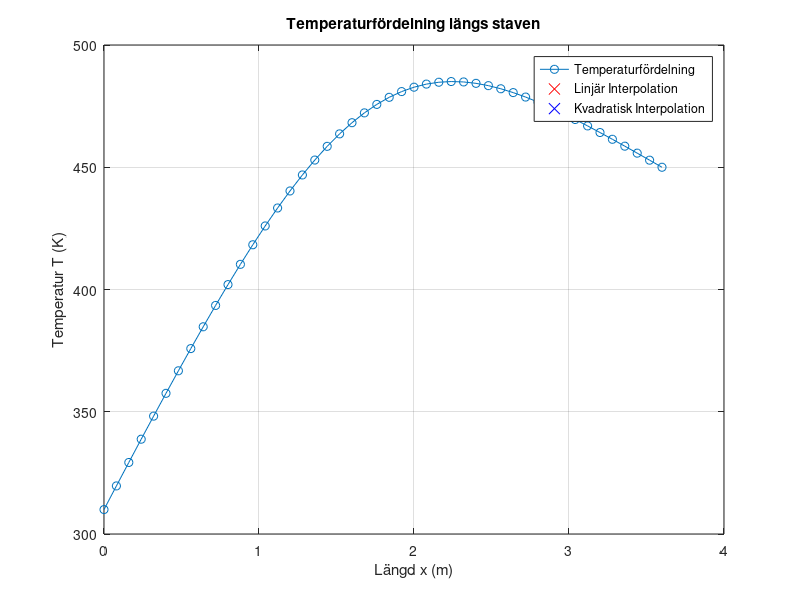

Recreate this plot in MATLAB.
clear;
clc;

% Parametrar
L = 3.60;    % Längden på staven i meter
x_target = 2.96;  % Punkten där vi vill undersöka temperaturen
T0 = 310;   % Temperatur vid början av staven (vid x = 0)
TL = 450;   % Temperatur vid slutet av staven (vid x = L)

% Starta med ett litet antal delintervall och öka tills vi hittar en lämplig
found = false;
n = 1;
while ~found
    n = n + 1;
    h = L / n;  % Diskretiseringssteg
    x = linspace(0, L, n+1);  % Skapa x-värden jämnt fördelade över intervallet [0, L]
    % Kontrollera om x_target är en nodpunkt
    if any(abs(x - x_target) < 1e-10)
        found = true;
    end
end

fprintf('Det minsta antalet delintervall för att undersöka temperaturen vid x = %.2f är %.0f\n', x_target, n);

% Fortsätt med beräkningen för att undersöka temperaturen vid x = 2.96
% Skapa matris och högerled
A = zeros(n+1);
b = zeros(n+1, 1);

% Värden för k(x) och Q(x)
k = @(x) 3 + x / 7;
Q = @(x) 280 * exp(-(x - L/2).^2);

% Fyll matris A och vektor b
for i = 2:n
    xi = x(i);
    A(i, i-1) = k(xi-h/2) / h^2;
    A(i, i) = - (k(xi-h/2) + k(xi+h/2)) / h^2;
    A(i, i+1) = k(xi+h/2) / h^2;
    b(i) = -Q(xi);
end

% Randvillkor
A(1, 1) = 1;
b(1) = T0;
A(n+1, n+1) = 1;
b(n+1) = TL;

% Lös systemet
T = A \ b;

% Beräkna temperaturen vid x_target med linjär interpolation
T_target_lin = interp1(x, T, x_target, 'linear');

% Beräkna temperaturen vid x_target med kvadratisk interpolation
if x_target <= x(end-1)
    idx = find(x < x_target, 1, 'last');
    if idx <= length(x) - 2
        xi = x(idx:idx+2);
        Ti = T(idx:idx+2);
        polyCoeff = polyfit(xi, Ti, 2);
        T_target_quad = polyval(polyCoeff, x_target);
    else
        T_target_quad = NaN; % Kvadratisk interpolation är inte tillämplig
    end
else
    T_target_quad = NaN; % Kvadratisk interpolation är inte tillämplig
end

% Skriv ut temperaturen vid x_target
fprintf('Temperaturen vid x = %.2f med linjär interpolation är %.20f K\n', x_target, T_target_lin);
fprintf('Temperaturen vid x = %.2f med kvadratisk interpolation är %.20f K\n', x_target, T_target_quad);

% Beräkna skillnaden mellan linjär och kvadratisk interpolation
if ~isnan(T_target_quad)
    diff_interpolation = abs(T_target_lin - T_target_quad);
    fprintf('Skillnaden mellan linjär och kvadratisk interpolation vid x = %.2f är %.8f K\n', x_target, diff_interpolation);
else
    fprintf('Kvadratisk interpolation är inte tillämplig vid x = %.2f\n', x_target);
end

% Plotta temperaturfördelningen längs staven
figure;
plot(x, T, '-o', 'DisplayName', 'Temperaturfördelning');
hold on;
plot(x_target, T_target_lin, 'rx', 'MarkerSize', 10, 'DisplayName', 'Linjär Interpolation');
if ~isnan(T_target_quad)
    plot(x_target, T_target_quad, 'bx', 'MarkerSize', 10, 'DisplayName', 'Kvadratisk Interpolation');
end
title('Temperaturfördelning längs staven');
xlabel('Längd x (m)');
ylabel('Temperatur T (K)');
legend;
grid on;
